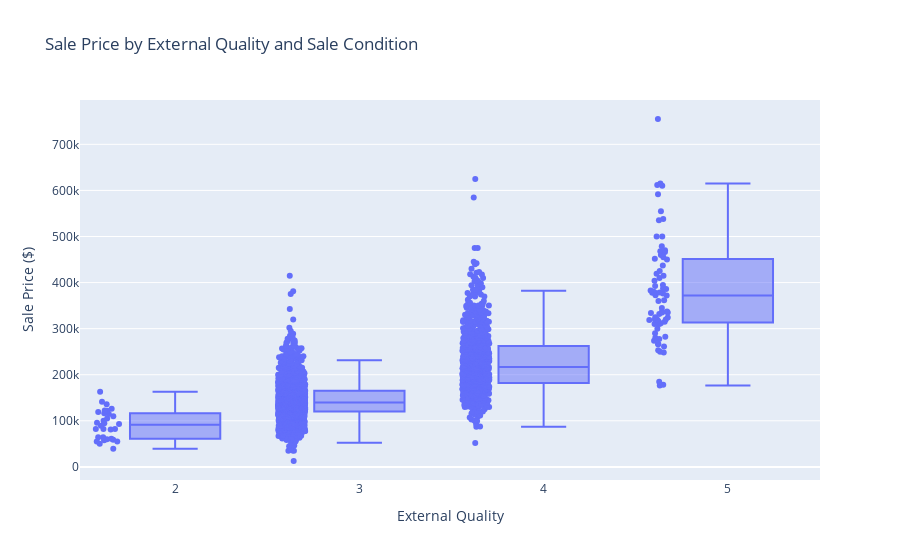

The cell this chart's notebook holds for it:
### Code cell
fig = px.box(housing, x='ExterQual', y='SalePrice', points="all",
             title='Sale Price by External Quality and Sale Condition',
             labels={'ExterQual': 'External Quality', 'SalePrice': 'Sale Price ($)'})

fig.show()

### Figure 1 — Plotly figure (JSON) as saved in the notebook; plotly's stock layout.template omitted (floating-point values rounded to 4 significant figures; data arrays with more than 128 entries replaced by an {"elided": "..."} marker saying what was removed)
{"data": [{"alignmentgroup": "True", "boxpoints": "all", "hovertemplate": "External Quality=%{x}<br>Sale Price ($)=%{y}<extra></extra>", "legendgroup": "", "marker": {"color": "#636efa"}, "name": "", "notched": false, "offsetgroup": "", "orientation": "v", "showlegend": false, "type": "box", "x": {"elided": "2578 int values"}, "x0": " ", "xaxis": "x", "y": {"elided": "2578 int values"}, "y0": " ", "yaxis": "y"}], "layout": {"boxmode": "group", "legend": {"tracegroupgap": 0}, "title": {"text": "Sale Price by External Quality and Sale Condition"}, "xaxis": {"anchor": "y", "domain": [0, 1], "title": {"text": "External Quality"}}, "yaxis": {"anchor": "x", "domain": [0, 1], "title": {"text": "Sale Price ($)"}}}}
